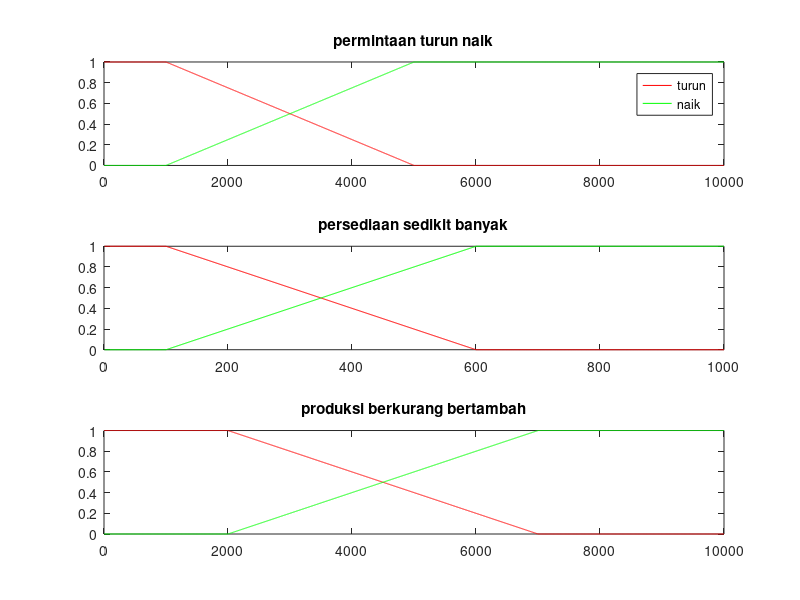

MATLAB code to generate this figure:
%inputx1
%permintaan
%turun
%derajad keanggotaan, rumus dan nilai keanggotaan
for x=1:10000
    if (x<1000)
          y(x)=1;
    elseif (x>=1000) & (x<=5000)
          y(x)=(5000-x)/4000;
    else  y(x)=0;
    end
end

%naik
for x1=1:10000
    if (x1>5000)
          y1(x1)=1;
    elseif (x1>=1000) & (x1<=5000)
          y1(x1)=(x1-1000)/4000;
    else  y1(x1)=0;
    end
end
subplot(311)
x=[1:1:10000];
x1=[1:1:10000];
plot(x,y(x),'-r')
hold on
plot(x1,y1(x1),'-g')
hold off
title('permintaan turun naik')
legend('turun','naik')

%inputx2
%persediaan
%sedikit
for x2=1:1000
    if (x2<100)
          y2(x2)=1;
    elseif (x2>=100) & (x2<=600)
          y2(x2)=(600-x2)/500;
    else  y2(x2)=0;
    end
end

%banyak
for x3=1:1000
    if (x3>600)
          y3(x3)=1;
    elseif (x3>=100) & (x3<=600)
          y3(x3)=(x3-100)/500;
    else  y3(x3)=0;
    end
end
subplot(312)
x2=[1:1:1000];
x3=[1:1:1000];
plot(x2,y2(x2),'-r')
hold on
plot(x3,y3(x3),'-g')
hold off
title('persediaan sedikit banyak')


%output z
%produksi
%berkurang
for a=1:10000
    if (a<2000)
          z1(a)=1;
    elseif (a>=2000) & (a<=7000)
          z1(a)=(7000-a)/5000;
    else  z1(a)=0;
    end
end

%bertambah
for b=1:10000
    if (b>7000)
          z2(b)=1;
    elseif (b>=2000) & (b<=7000)
          z2(b)=(b-2000)/5000;
    else  z2(b)=0;
    end
end
subplot(313)
a=[1:1:10000];
b=[1:1:10000];
plot(a,z1(a),'-r')
hold on
plot(b,z2(b),'-g')
hold off
title('produksi berkurang bertambah')

%--------------------------------------------
% nilai keanggotaan
%--------------------------------------------
permintaan1=input('nilai permintaan yang diinginkan= ')
persediaan1=input('nilai persediaan yang diinginkan= ')

miu_permintaan_turun=(5000-permintaan1)/4000
miu_permintaan_naik=(permintaan1-1000)/4000

miu_persediaan_sedikit=(600-persediaan1)/500
miu_persediaan_banyak=(persediaan1-100)/500

%-------------------------------------------
%rule
%---------------------------------------------
%rule1, jika permintaan turun dan persediaan banyak maka produksi berkurang
alpha1=min(miu_permintaan_turun,miu_persediaan_banyak)
%rule2, jika permintaan turun dan persediaan sedkit maka produksi berkurang
alpha2=min(miu_permintaan_turun,miu_persediaan_sedikit)
%rule3, jika permintaan naik dan persediaan banyak maka produksi bertambah
alpha3=min(miu_permintaan_naik,miu_persediaan_banyak)
%rule3, jika permintaan naik dan persediaan sedikit maka produksi bertambah
alpha4=min(miu_permintaan_naik,miu_persediaan_sedikit)

%-----------------------------------------------
%nilai Z
%-------------------------------------------------------
out_z1=7000-(alpha1*5000)
out_z2=7000-(alpha2*5000)
out_z3=(alpha3*5000)+2000
out_z4=(alpha4*5000)+2000

%------------------------------------------------------
%nilai Ztotal
%--------------------------------------------------------
ztot=((alpha1*out_z1)+(alpha2*out_z2)+(alpha3*out_z3)+(alpha4*out_z4))/(alpha1+alpha2+alpha3+alpha4)








